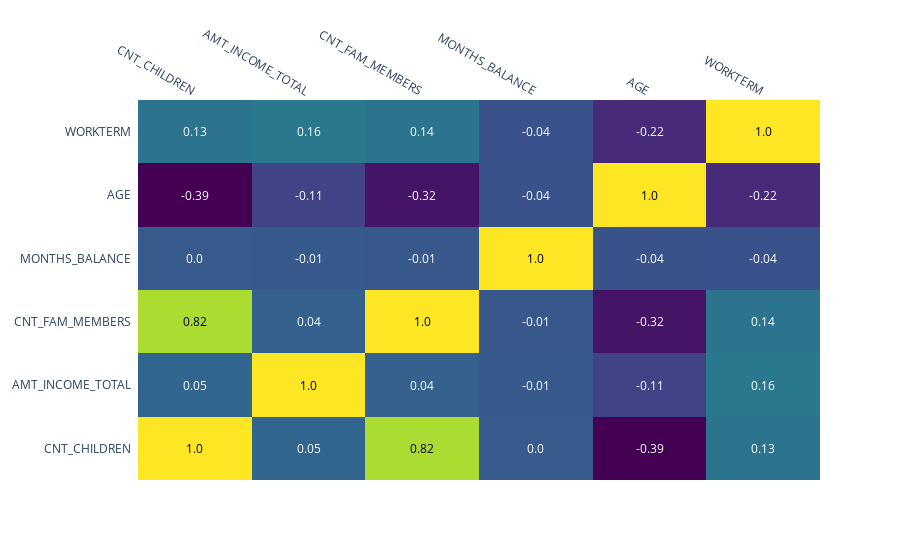

Source (notebook cell):
### Code cell
import plotly.figure_factory as ff
credit_card_corr = credit_card.corr(method='spearman') # Generate correlation matrix for spearman correlation

x = list(credit_card_corr.columns)
y = list(credit_card_corr.index)
z = np.array(credit_card_corr)

fig = ff.create_annotated_heatmap(
    z,
    x = x,
    y = y ,
    annotation_text = np.around(z, decimals=2),
    hoverinfo='z',
    colorscale='Viridis'
    )
fig.show()

### Figure 1 — Plotly figure (JSON) as saved in the notebook; plotly's stock layout.template omitted (floating-point values rounded to 4 significant figures)
{"data": [{"colorscale": [[0, "#440154"], [0.1111, "#482878"], [0.2222, "#3e4989"], [0.3333, "#31688e"], [0.4444, "#26828e"], [0.5556, "#1f9e89"], [0.6667, "#35b779"], [0.7778, "#6ece58"], [0.8889, "#b5de2b"], [1, "#fde725"]], "hoverinfo": "z", "reversescale": false, "showscale": false, "type": "heatmap", "x": ["CNT_CHILDREN", "AMT_INCOME_TOTAL", "CNT_FAM_MEMBERS", "MONTHS_BALANCE", "AGE", "WORKTERM"], "y": ["CNT_CHILDREN", "AMT_INCOME_TOTAL", "CNT_FAM_MEMBERS", "MONTHS_BALANCE", "AGE", "WORKTERM"], "z": [[1, 0.05427, 0.8238, 0.004748, -0.3948, 0.1348], [0.05427, 1, 0.03732, -0.005802, -0.1144, 0.1641], [0.8238, 0.03732, 1, -0.007797, -0.3191, 0.1426], [0.004748, -0.005802, -0.007797, 1, -0.04198, -0.03834], [-0.3948, -0.1144, -0.3191, -0.04198, 1, -0.2241], [0.1348, 0.1641, 0.1426, -0.03834, -0.2241, 1]]}], "layout": {"annotations": [{"font": {"color": "#000000"}, "showarrow": false, "text": "1.0", "x": "CNT_CHILDREN", "xref": "x", "y": "CNT_CHILDREN", "yref": "y"}, {"font": {"color": "#FFFFFF"}, "showarrow": false, "text": "0.05", "x": "AMT_INCOME_TOTAL", "xref": "x", "y": "CNT_CHILDREN", "yref": "y"}, {"font": {"color": "#000000"}, "showarrow": false, "text": "0.82", "x": "CNT_FAM_MEMBERS", "xref": "x", "y": "CNT_CHILDREN", "yref": "y"}, {"font": {"color": "#FFFFFF"}, "showarrow": false, "text": "0.0", "x": "MONTHS_BALANCE", "xref": "x", "y": "CNT_CHILDREN", "yref": "y"}, {"font": {"color": "#FFFFFF"}, "showarrow": false, "text": "-0.39", "x": "AGE", "xref": "x", "y": "CNT_CHILDREN", "yref": "y"}, {"font": {"color": "#FFFFFF"}, "showarrow": false, "text": "0.13", "x": "WORKTERM", "xref": "x", "y": "CNT_CHILDREN", "yref": "y"}, {"font": {"color": "#FFFFFF"}, "showarrow": false, "text": "0.05", "x": "CNT_CHILDREN", "xref": "x", "y": "AMT_INCOME_TOTAL", "yref": "y"}, {"font": {"color": "#000000"}, "showarrow": false, "text": "1.0", "x": "AMT_INCOME_TOTAL", "xref": "x", "y": "AMT_INCOME_TOTAL", "yref": "y"}, {"font": {"color": "#FFFFFF"}, "showarrow": false, "text": "0.04", "x": "CNT_FAM_MEMBERS", "xref": "x", "y": "AMT_INCOME_TOTAL", "yref": "y"}, {"font": {"color": "#FFFFFF"}, "showarrow": false, "text": "-0.01", "x": "MONTHS_BALANCE", "xref": "x", "y": "AMT_INCOME_TOTAL", "yref": "y"}, {"font": {"color": "#FFFFFF"}, "showarrow": false, "text": "-0.11", "x": "AGE", "xref": "x", "y": "AMT_INCOME_TOTAL", "yref": "y"}, {"font": {"color": "#FFFFFF"}, "showarrow": false, "text": "0.16", "x": "WORKTERM", "xref": "x", "y": "AMT_INCOME_TOTAL", "yref": "y"}, {"font": {"color": "#000000"}, "showarrow": false, "text": "0.82", "x": "CNT_CHILDREN", "xref": "x", "y": "CNT_FAM_MEMBERS", "yref": "y"}, {"font": {"color": "#FFFFFF"}, "showarrow": false, "text": "0.04", "x": "AMT_INCOME_TOTAL", "xref": "x", "y": "CNT_FAM_MEMBERS", "yref": "y"}, {"font": {"color": "#000000"}, "showarrow": false, "text": "1.0", "x": "CNT_FAM_MEMBERS", "xref": "x", "y": "CNT_FAM_MEMBERS", "yref": "y"}, {"font": {"color": "#FFFFFF"}, "showarrow": false, "text": "-0.01", "x": "MONTHS_BALANCE", "xref": "x", "y": "CNT_FAM_MEMBERS", "yref": "y"}, {"font": {"color": "#FFFFFF"}, "showarrow": false, "text": "-0.32", "x": "AGE", "xref": "x", "y": "CNT_FAM_MEMBERS", "yref": "y"}, {"font": {"color": "#FFFFFF"}, "showarrow": false, "text": "0.14", "x": "WORKTERM", "xref": "x", "y": "CNT_FAM_MEMBERS", "yref": "y"}, {"font": {"color": "#FFFFFF"}, "showarrow": false, "text": "0.0", "x": "CNT_CHILDREN", "xref": "x", "y": "MONTHS_BALANCE", "yref": "y"}, {"font": {"color": "#FFFFFF"}, "showarrow": false, "text": "-0.01", "x": "AMT_INCOME_TOTAL", "xref": "x", "y": "MONTHS_BALANCE", "yref": "y"}, {"font": {"color": "#FFFFFF"}, "showarrow": false, "text": "-0.01", "x": "CNT_FAM_MEMBERS", "xref": "x", "y": "MONTHS_BALANCE", "yref": "y"}, {"font": {"color": "#000000"}, "showarrow": false, "text": "1.0", "x": "MONTHS_BALANCE", "xref": "x", "y": "MONTHS_BALANCE", "yref": "y"}, {"font": {"color": "#FFFFFF"}, "showarrow": false, "text": "-0.04", "x": "AGE", "xref": "x", "y": "MONTHS_BALANCE", "yref": "y"}, {"font": {"color": "#FFFFFF"}, "showarrow": false, "text": "-0.04", "x": "WORKTERM", "xref": "x", "y": "MONTHS_BALANCE", "yref": "y"}, {"font": {"color": "#FFFFFF"}, "showarrow": false, "text": "-0.39", "x": "CNT_CHILDREN", "xref": "x", "y": "AGE", "yref": "y"}, {"font": {"color": "#FFFFFF"}, "showarrow": false, "text": "-0.11", "x": "AMT_INCOME_TOTAL", "xref": "x", "y": "AGE", "yref": "y"}, {"font": {"color": "#FFFFFF"}, "showarrow": false, "text": "-0.32", "x": "CNT_FAM_MEMBERS", "xref": "x", "y": "AGE", "yref": "y"}, {"font": {"color": "#FFFFFF"}, "showarrow": false, "text": "-0.04", "x": "MONTHS_BALANCE", "xref": "x", "y": "AGE", "yref": "y"}, {"font": {"color": "#000000"}, "showarrow": false, "text": "1.0", "x": "AGE", "xref": "x", "y": "AGE", "yref": "y"}, {"font": {"color": "#FFFFFF"}, "showarrow": false, "text": "-0.22", "x": "WORKTERM", "xref": "x", "y": "AGE", "yref": "y"}, {"font": {"color": "#FFFFFF"}, "showarrow": false, "text": "0.13", "x": "CNT_CHILDREN", "xref": "x", "y": "WORKTERM", "yref": "y"}, {"font": {"color": "#FFFFFF"}, "showarrow": false, "text": "0.16", "x": "AMT_INCOME_TOTAL", "xref": "x", "y": "WORKTERM", "yref": "y"}, {"font": {"color": "#FFFFFF"}, "showarrow": false, "text": "0.14", "x": "CNT_FAM_MEMBERS", "xref": "x", "y": "WORKTERM", "yref": "y"}, {"font": {"color": "#FFFFFF"}, "showarrow": false, "text": "-0.04", "x": "MONTHS_BALANCE", "xref": "x", "y": "WORKTERM", "yref": "y"}, {"font": {"color": "#FFFFFF"}, "showarrow": false, "text": "-0.22", "x": "AGE", "xref": "x", "y": "WORKTERM", "yref": "y"}, {"font": {"color": "#000000"}, "showarrow": false, "text": "1.0", "x": "WORKTERM", "xref": "x", "y": "WORKTERM", "yref": "y"}], "xaxis": {"dtick": 1, "gridcolor": "rgb(0, 0, 0)", "side": "top", "ticks": ""}, "yaxis": {"dtick": 1, "ticks": "", "ticksuffix": "  "}}}
